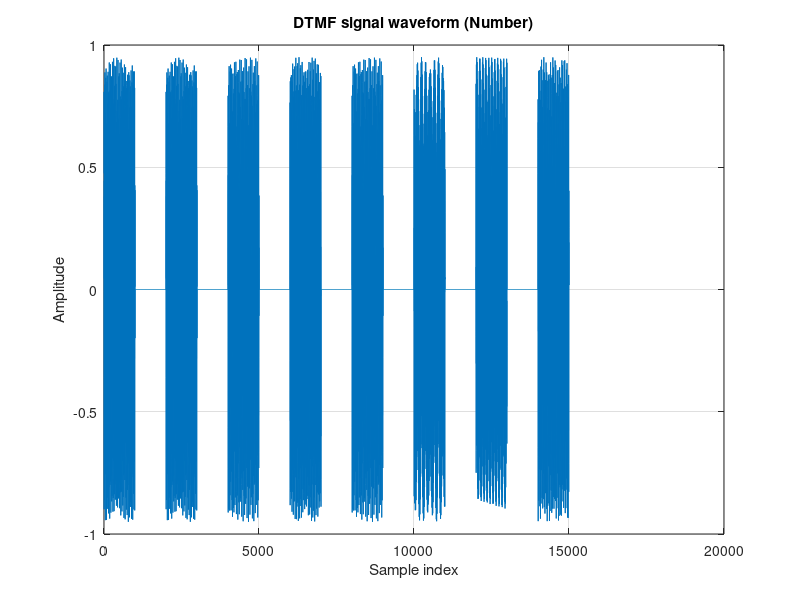
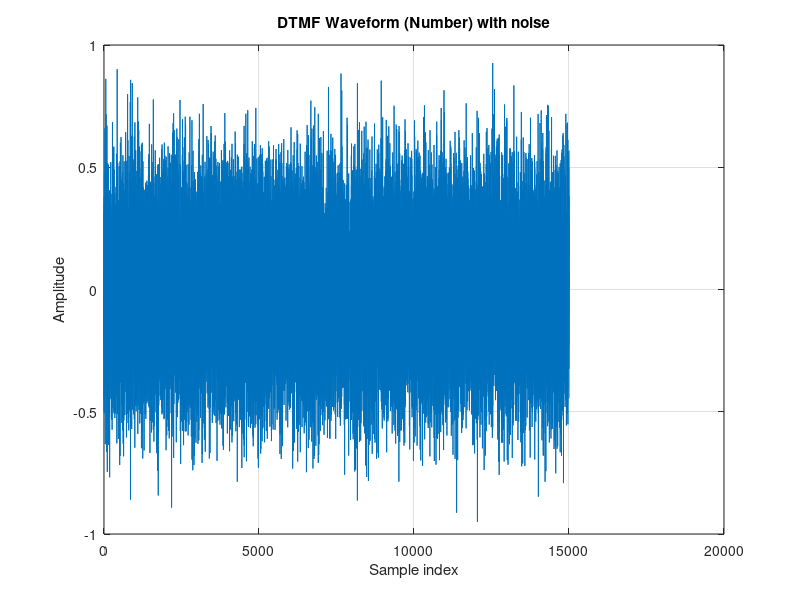

Here is the MATLAB script that generated these plots, in order:
%% Project 8 - DTMF Communication System
% Part 8-2: Modulation
% Output: StudentID.wav (DTMF tones + silence)

clc;
clear;
close all;

%% initiallizing

fs = 8000; 
samples_per_sound = 1000;
samples_per_silence = 1000;
t = (0:samples_per_sound-1) / fs;

low_freq_list = [697, 770, 852, 941];
high_freq_list = [1209, 1336, 1477, 1633];

key_freq = containers.Map();
key_freq('1') = [1, 1];
key_freq('2') = [1, 2];
key_freq('3') = [1, 3];
key_freq('A') = [1, 4];
key_freq('4') = [2, 1];
key_freq('5') = [2, 2];
key_freq('6') = [2, 3];
key_freq('B') = [2, 4];
key_freq('7') = [3, 1];
key_freq('8') = [3, 2];
key_freq('9') = [3, 3];
key_freq('C') = [3, 4];
key_freq('*') = [4, 1];
key_freq('0') = [4, 2];
key_freq('#') = [4, 3];
key_freq('D') = [4, 4];

Number = '99101234';
Number_sound = [];

%% main code

for i = 1:length(Number)
    digit = Number(i);
    index = key_freq(digit);
    low_freq_digit = low_freq_list(index(1));
    high_freq_digit = high_freq_list(index(2));
    sound_each_digit = cos(2 *pi *low_freq_digit *t) + sin(2 *pi *high_freq_digit *t);
    normalized_sound = sound_each_digit / max(abs(sound_each_digit)) * 0.9;
    Number_sound = [Number_sound, normalized_sound];

    if i < length(Number)
        Number_sound = [Number_sound, zeros(1, samples_per_silence)];
    end
end

Number_sound = Number_sound / max(abs(Number_sound)) * 0.95;

sound(Number_sound, fs);
audiowrite("Number_sound_8_1_6.wav", Number_sound, fs);

figure('Name', 'DTMF Waveform (StudentID)');
plot(Number_sound(1:min(17000, length(Number_sound))));
grid on;
xlabel('Sample index');
ylabel('Amplitude');
title('DTMF signal waveform (Number)');

%% Modulation

t_total = (0:length(Number_sound)-1) / fs;
f_carrier = 100000;
carrier = cos(2 *pi *f_carrier *t_total);

noise_rate = 0.85;
modulation_rate = 0.8;

Number_sound_normalized = Number_sound / max(abs(Number_sound));
Number_sound_with_offset = Number_sound_normalized .* modulation_rate + 1;

modulated_signal = Number_sound_with_offset .* carrier;
noise = noise_rate * randn(1, length(modulated_signal));
output = modulated_signal + noise;

output_normalized = output / max(abs(output)) * 0.95;

audiowrite("Received_Modulated_Number_8_1_6.wav", output_normalized, fs);
%sound(output, fs);

figure('Name', 'DTMF Waveform (Number) with noise');
plot(output_normalized(1:min(17000, length(output_normalized))));
grid on;
xlabel('Sample index');
ylabel('Amplitude');
title('DTMF Waveform (Number) with noise');
